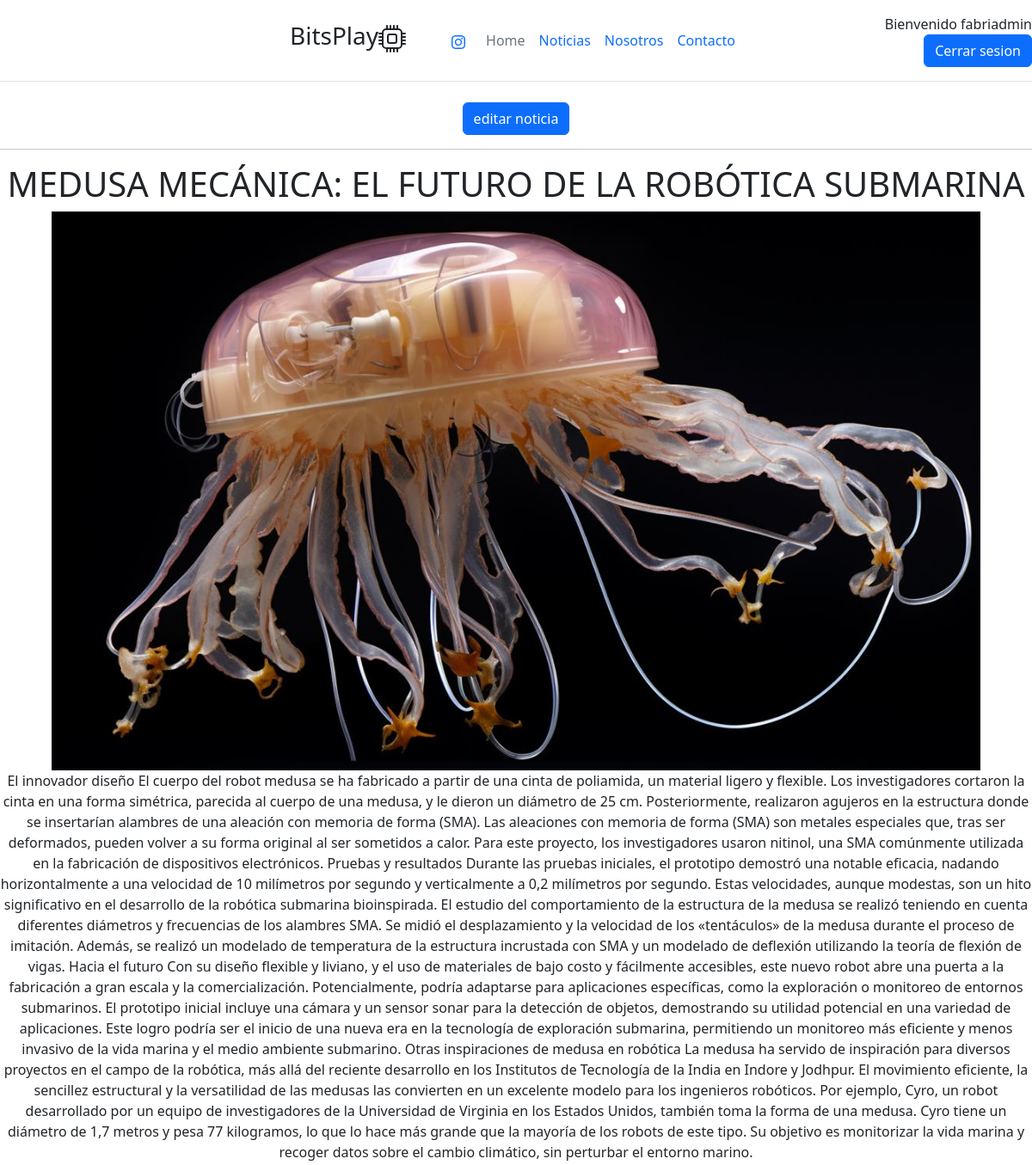
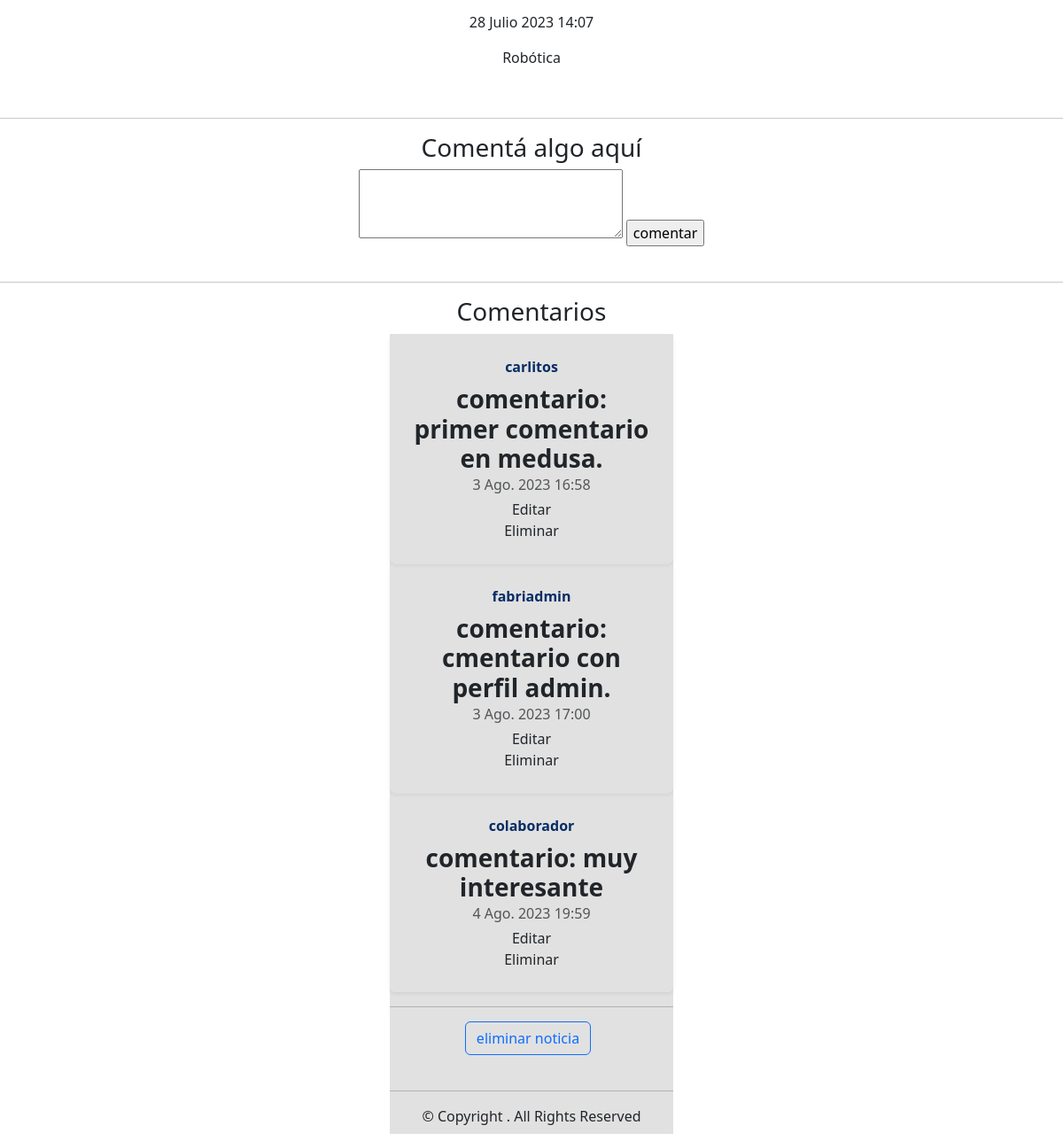
/noticias/detalle18 (signed in), run on the app's committed database (2 pictures, top to bottom).
### apps/usuarios/models.py (models this page shows)
class Usuario(AbstractUser):
    pass

### apps/noticias/models.py (models this page shows, shortened)
class Noticia(models.Model):
    titulo = models.CharField(max_length=150)
    cuerpo = models.TextField()
    fecha = models.DateTimeField(auto_now_add=True)
    imagen = models.ImageField(upload_to='noticias')
    categoria_noticia = models.ForeignKey(Categoria, on_delete=models.CASCADE)
    def __str__(self) -> str:
        return self.titulo

class Categoria(models.Model):
    nombre = models.CharField(max_length=50)
    def __str__(self) -> str:
        return self.nombre

class Comentario(models.Model):
    texto = models.TextField(null=True)
    fecha = models.DateTimeField(auto_now_add=True)
    noticia = models.ForeignKey(Noticia, on_delete=models.CASCADE)
    usuario = models.ForeignKey(Usuario, on_delete=models.CASCADE)

### apps/noticias/views.py (the view)
# urls.py: path('detalle<int:pk>', views.Detalle_Noticias, name='detalle'),
def Detalle_Noticias(request, pk):
    contexto = {}
    n = Noticia.objects.get(pk=pk)
    contexto['noticia'] = n
    c = Comentario.objects.filter(noticia=n)
    contexto['comentarios'] = c
    return render(request, 'noticias/detalle.html', contexto)

### templates/noticias/detalle.html (shortened to what this page needs)
{% extends 'base.html' %}
{% load static %}
{% block contenido%}
{% if user.is_superuser or user.is_staff %}
    <button type="button" class="btn btn-primary"><a class="nav-link" href="{% url 'noticias:editar_noticia' noticia.pk %}"> editar noticia</a></button>
    <hr>
{% endif %}
<h1>{{noticia}}</h1>
<img src="{{noticia.imagen.url}}" alt="" width="300">
<p>{{noticia.cuerpo}}</p>
<p>{{noticia.fecha}}</p>
<p>{{noticia.categoria_noticia}}</p>
<br>
<hr>
{% if user.is_authenticated %}
<h3>Comentá algo aquí</h3>
<form action="{% url 'noticias:comentar' %}" method="post">{% csrf_token %}
    <textarea name="comentario" cols="30" rows="3"></textarea>
    <input type="submit" value="comentar">
</form>
<br>
<hr>
    <h3>Comentarios</h3>
    {% for com in comentarios %}
    <div class="contenedor">
    <div class="row mb-2">
    <div class="col-md-16">
        <div class="row g-0 border rounded overflow-hidden flex-md-row mb-8 shadow-sm h-md-250 position-relative">
            <div class="col p-4 d-flex flex-column position-static">
                <strong class="d-inline-block mb-2 text-primary-emphasis">{{ com.usuario }}
                </strong>
                <h3 class="mb-0"><strong> comentario: {{ com.texto }}</strong></h3>
                <div class="mb-1 text-body-secondary"> {{ com.fecha }}</div>
            {% if user == com.usuario or user.is_superuser or user.is_staff %}
            <a class="dropdown-item" href="{% url 'noticias:comment_edit' com.pk %}">Editar</a>
            <a class="dropdown-item" href="{% url 'noticias:comment_delete' com.pk %}">Eliminar</a>
            {% endif %}
            </div>
        </div>
    {% endfor %}
    </div>
    </div>
    </div>
<hr>
    {% if user.is_superuser or user.is_staff %}
        <button type="button" class="btn btn-outline-primary me-2"><a class="nav-link" href="{% url 'noticias:eliminar_noticia' noticia.pk %}"> eliminar noticia</a></button>
    {% endif %}
{% else %}
    <h3>¿Quieres comentar y ver las opiniones de los demás?</h3>
    <h2> LOGEATE </h2>
    <button type="button" class="btn btn-primary"><a class="nav-link" href="{% url 'login' %}?next={{ request.path }}"> iniciar
    sesion</a></button>
{% endif %}
{% endblock contenido %}

### templates/navbar.html (shortened to what this page needs)
<header
    class="d-flex flex-wrap align-items-center justify-content-center justify-content-md-between py-3 mb-4 border-bottom">
    <div class="col-md-3 mb-2 mb-md-0">
        <a href="/" class="d-inline-flex link-body-emphasis text-decoration-none">
            <svg class="bi" width="40" height="32" role="img" aria-label="Bootstrap">
                <use xlink:href="#bootstrap"></use>
            </svg>
        </a>
    </div>
    <ul class="nav col-0 col-md-auto mb-2 justify-content-left mb-md-0">
        <li class="nav-item">
    <li  id="icono-izquierda"><h3 >BitsPlay</li></ul></li>
    <ul class="nav col-12 col-md-auto mb-2 justify-content-center mb-md-0">
        <li class="nav-item">
            <a class="nav-link" target="_blank "href="https://www.instagram.com/fabri__alarcon/"></a>
        <li><a href="{% url 'home' %}" class="nav-link px-2 link-secondary">Home</a></li>
        <li><a href="{% url 'noticias:inicio' %}" class="nav-link px-2">Noticias</a></li>
        <li><a href="{% url 'nosotros' %}" class="nav-link px-2">Nosotros</a></li>
        <li><a href="{% url 'noticias:contacto' %}" class="nav-link px-2">Contacto</a></li>
    </ul>
    <div class="col-md-3 text-end">
        {% if user.is_authenticated %}
            Bienvenido {{ user.username }}
            <button type="button" class="btn btn-primary"><a class="nav-link" href="{% url 'logout' %}">Cerrar
            sesion</a></button>
        {% else %}
            <button type="button" class="btn btn-outline-primary me-2"><a class="nav-link" href="{% url 'login' %}"> iniciar
                sesion</a></button>
            <button type="button" class="btn btn-outline-primary me-2"><a class="nav-link"
                href="{% url 'usuarios:registro' %}">Registrar</a></button>
        {% endif %}
    </div>
</header>

### static/css/main.css (style rules this page uses)
.contenedor { background-color: rgb(225, 225, 225); width: 75vw; max-width: 320px; margin: auto; }
img { width: 90%; }
* { text-align: center; }
#icono-izquierda { text-align: left; }

### data on the page
Usuario: username "fabriadmin"
Noticia: titulo "MEDUSA MECÁNICA: EL FUTURO DE LA ROBÓTICA SUBMARINA", imagen (picture), cuerpo "El innovador diseño El cuerpo del robot medusa se ha fabricado a partir de una cinta de poliamida, un material ligero y flexible. Los investigadores cortaron la cinta en una forma simétrica, parecida al cuerpo de una medusa, y le dieron un diámetro de 25 cm. Posteriormente, realizaron agujeros en la estructura donde se insertarían alambres de una aleación con memoria de forma (SMA). Las aleaciones con memoria de forma (SMA) son metales especiales que, tras ser deformados, pueden volver a su forma original al ser sometidos a calor. Para este proyecto, los investigadores usaron nitinol, una SMA comúnmente utilizada en la fabricación de dispositivos electrónicos. Pruebas y resultados Durante…", fecha "28 Julio 2023 14:07", categoria_noticia "Robótica"
Comentario: usuario "carlitos", texto "primer comentario en medusa.", fecha "3 Ago. 2023 16:58", shows "Editar"
Comentario: usuario "fabriadmin", texto "cmentario con perfil admin.", fecha "3 Ago. 2023 17:00", shows "Editar"
Comentario: usuario "colaborador", texto "muy interesante", fecha "4 Ago. 2023 19:59", shows "Editar"
